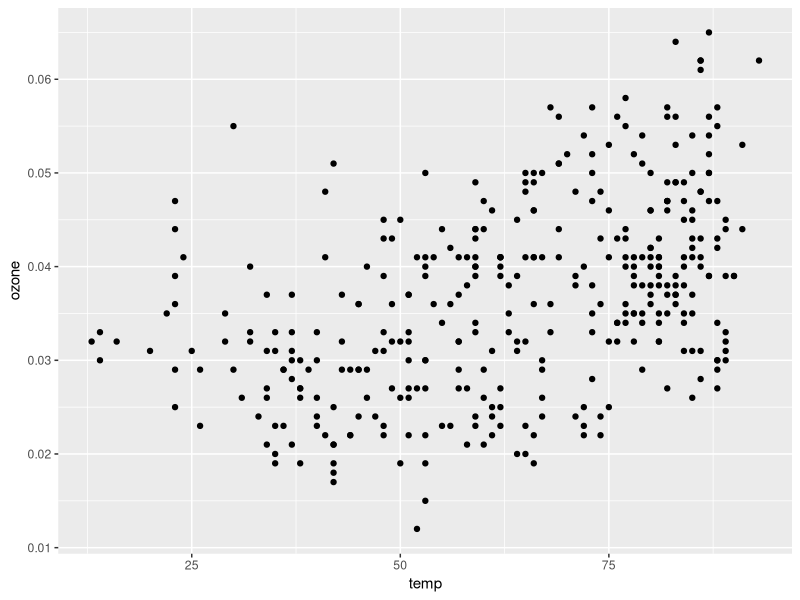
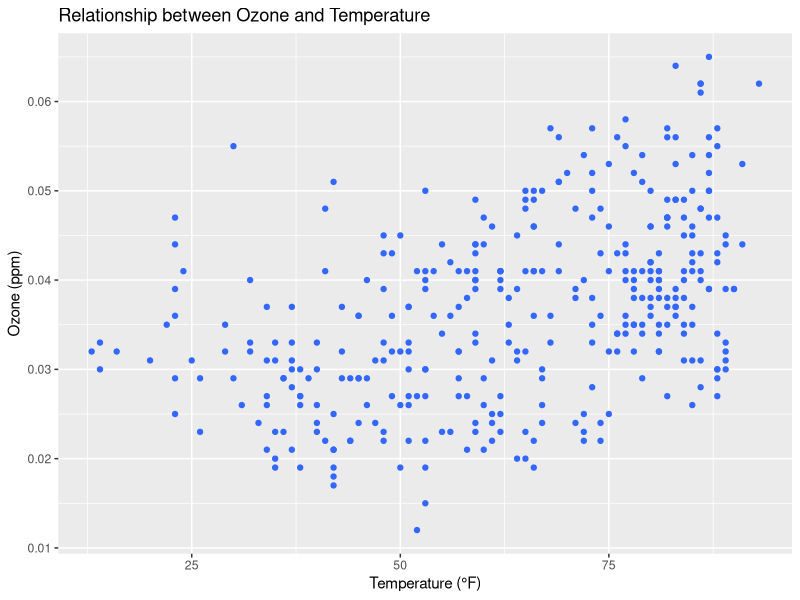
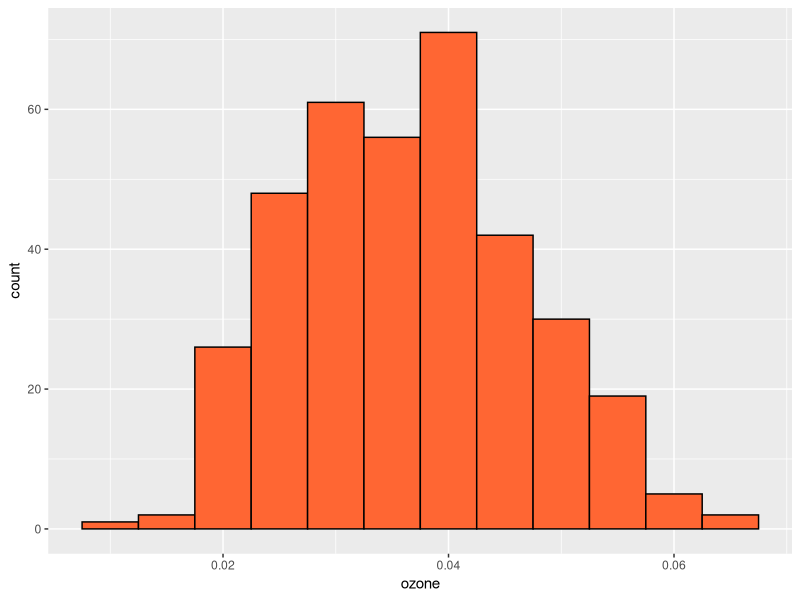
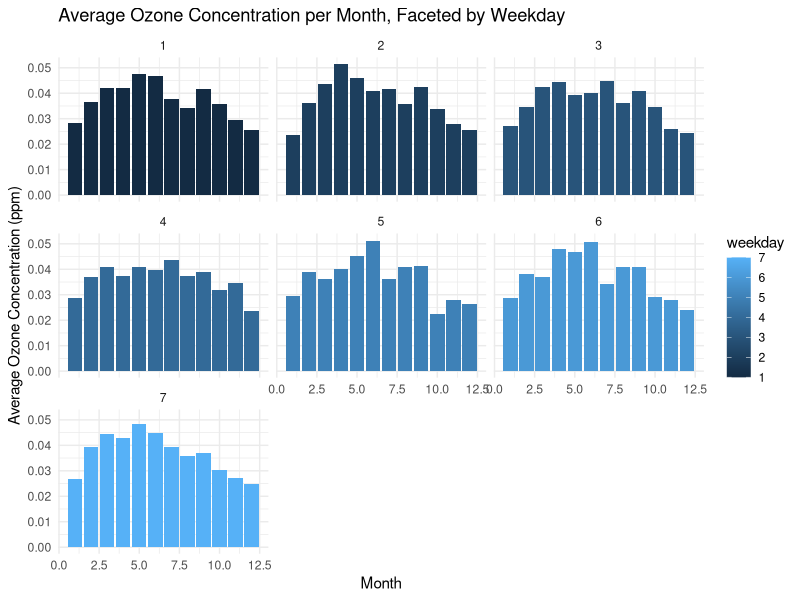

Here is the R script that generated these plots, in order:
## ---- chunk 1
# install.packages('ggplot2')
library(ggplot2)
## ---- chunk 2
# Load the dataset
air_quality <- read.csv('../data/chicago_air.csv')

# Create a scatter plot
ggplot(air_quality, aes(x=temp, y=ozone)) +
  geom_point()
## ---- chunk 3
# Customized scatter plot
ggplot(air_quality, aes(x=temp, y=ozone)) +
  geom_point(colour='#3366FF') +
  ggtitle('Relationship between Ozone and Temperature') +
  xlab('Temperature (°F)') +
  ylab('Ozone (ppm)')
## ---- chunk 4
# Histogram
ggplot(air_quality, aes(x=ozone)) +
  geom_histogram(binwidth=0.005, fill='#FF6633', color='black')
## ---- chunk 5
# Calculate mean ozone concentration per month and weekday
avg_ozone <- aggregate(ozone ~ month + weekday, data = air_quality, FUN = mean, na.rm = TRUE)

# Create faceted bar plot
ggplot(avg_ozone, aes(x=month, y=ozone, fill=weekday)) +
  geom_bar(stat='identity') +
  theme_minimal() +
  facet_wrap(~weekday) +
  labs(title='Average Ozone Concentration per Month, Faceted by Weekday',
       x='Month',
       y='Average Ozone Concentration (ppm)')
